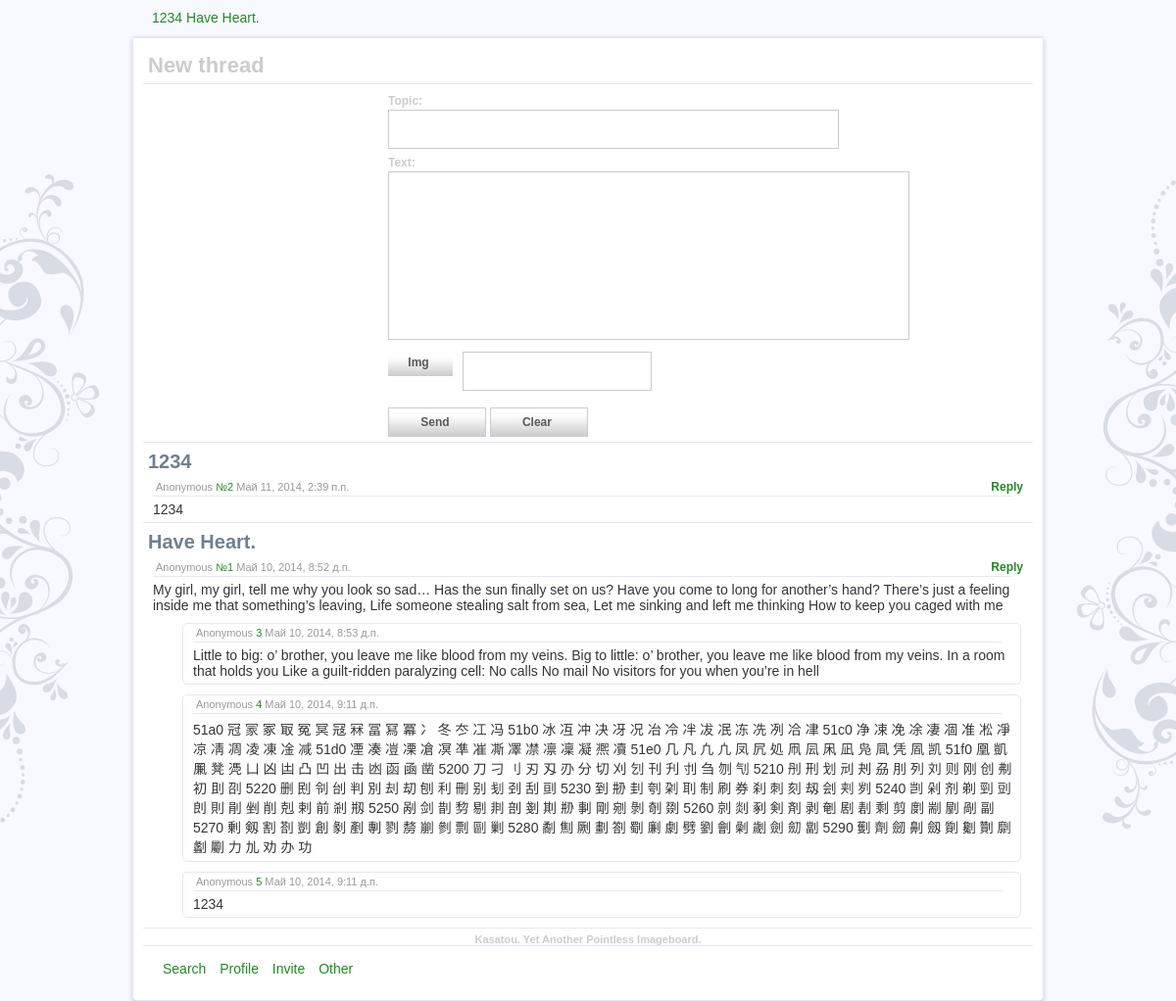
The page /b/ on the database as committed earlier.
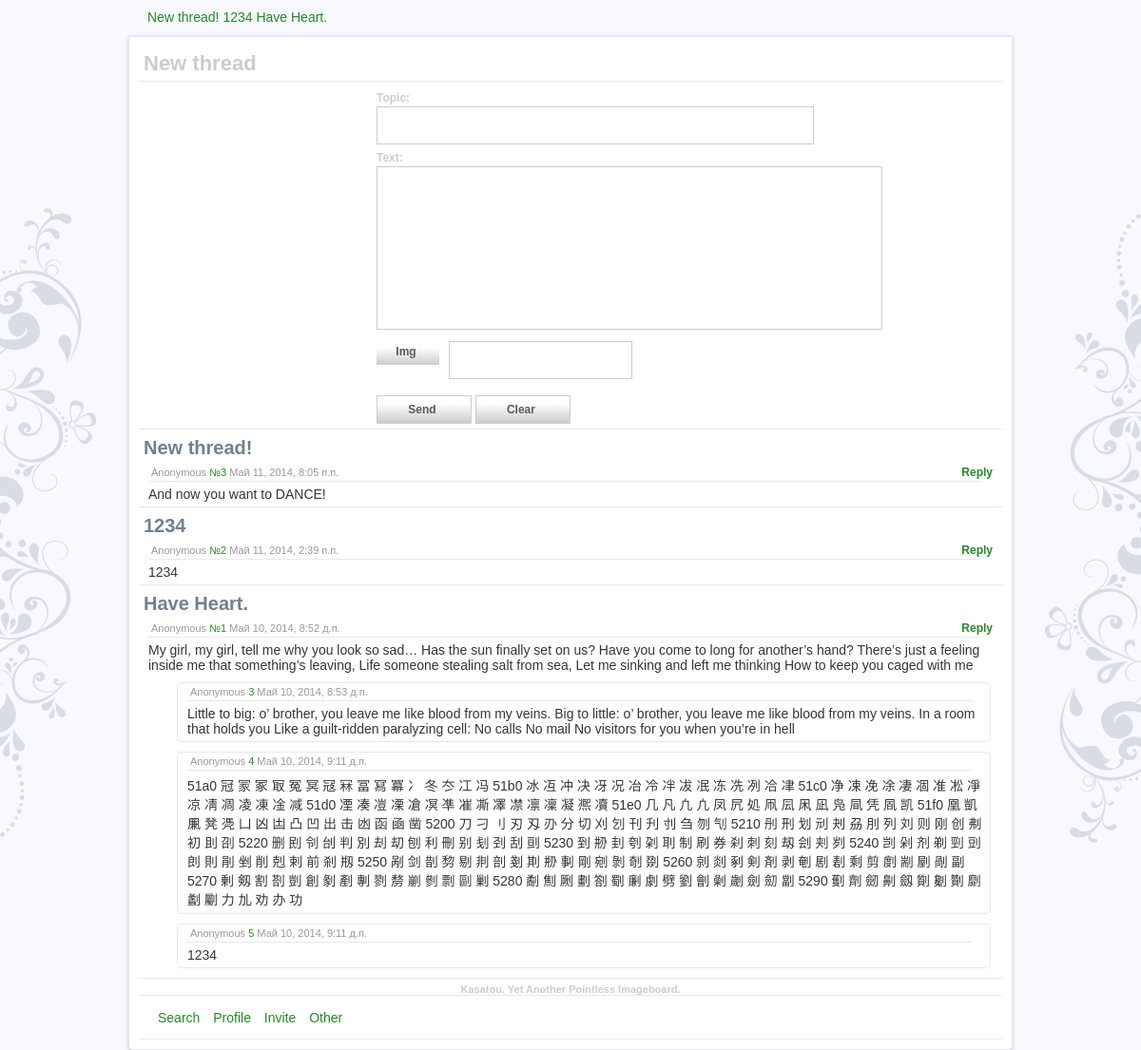
The same page on the database as committed later.
### Layers/models.py (models this page shows, shortened)
class Thread(models.Model):
    post_count = models.IntegerField(default=0)
    topic = models.CharField(max_length=40)
    update_time = models.DateTimeField('%Y-%m-%d %H:%M:%S', auto_now_add=True)
    topic = models.CharField(max_length=40, blank=False)
    text = models.TextField(max_length=3000, blank=True)
    date = models.DateTimeField('%Y-%m-%d %H:%M:%S', auto_now_add=True)
    image1 = models.ImageField(upload_to='.', blank=False)
    image2 = models.ImageField(upload_to='.', blank=True)
    archive = models.FileField(upload_to='documents', blank=True)
    board_id = models.ForeignKey(Board)
    def latest_posts(self, count=3):
        posts = reversed(Post.objects.filter(thread_id=self).order_by('-id')[:count])  # 9,8,7
        return posts

class Post(models.Model):
    topic = models.CharField(max_length=40, blank=True)
    text = models.TextField(max_length=5000, blank=True)
    date = models.DateTimeField('%Y-%m-%d %H:%M:%S', auto_now_add=True)
    image1 = models.ImageField(upload_to='.', blank=True)
    image2 = models.ImageField(upload_to='.', blank=True)
    image3 = models.ImageField(upload_to='.', blank=True)
    archive = models.FileField(upload_to='documents', blank=True)
    thread_id = models.ForeignKey(Thread)
    board_id = models.ForeignKey('board')
    objects = SearchManager()

### Layers/views.py (the view)
# urls.py: url(r'^(?P<board_name>[a-z]{1,3})/(?P<page>[1-9]?)$',views.BoardView.as_view(),name='board_view'),
class BoardView(ListView, BaseBoardClass):
    model = Thread
    template_name = "board.html"
    context_object_name = "threads"
    def get_queryset(self):
        return self.board.get_board_view()
    def get_context_data(self, **kwargs):
        context = super(BoardView, self).get_context_data(**kwargs)
        context['thread_form'] = ThreadForm()
        context['threads_menu'] = Thread.objects.all().order_by('-update_time')[:6]
        return context

### Layers/models.py
class ThreadForm(forms.ModelForm):
    def __init__(self, *args, **kwargs):
        super(ThreadForm, self).__init__(*args, **kwargs)
    class Meta:
        model = Thread
        fields = ['topic', 'text', 'image1', 'image2', 'archive', 'board_id']

### Layers/models.py (called while the page is built)
    def get_board_view(self):
        threads = Thread.objects.filter(board_id=self).order_by('-update_time')
        return [dict(thread=th, posts=th.latest_posts()) for th in threads]

    def __str__(self):
        return '/%s/' % (self.board_name)

### Layers/views.py (called while the page is built)
    def dispatch(self, *args, **kwargs):
        if 'board_name' in kwargs.keys():
            self.board = get_object_or_404(Board.objects, board_name=kwargs['board_name'])
        else:
            self.board = None
        return super(BaseBoardClass, self).dispatch(*args, **kwargs)

    def get_context_data(self,**kwargs):
        context = super(BaseBoardClass,self).get_context_data(**kwargs)
        context['board'] = self.board
        context['boards'] = Board.objects.all
        return context

### templates/board.html (shortened to what this page needs)
<!DOCTYPE html>
<html>
  {% load i18n %}
  {% autoescape off %}
  <head>
    <link rel="stylesheet" type="text/css" href="{{STATIC_URL}}main.css">
    <link rel="stylesheet" type="text/css" href="{{STATIC_URL}}light.css">
  </head>
  <body>
    <div id="main">
      <div class="threadbar">
        {% for thread in threads_menu %}
        <div class="threads">
          <span class="link"><a href="{{thread.board_id}}thread/{{thread.id}}">{{thread.topic|truncatechars:15}} </a></span>
        </div>
        {% endfor %}
      </div>
      <div id="content">
        <div class="title">New thread</div>
        <div id="mainform">
          <form action="/thread_add/" method="post" enctype="multipart/form-data">
            <div class="formrow"><div class="mformfield">Topic:</div> <input name="topic" class="edit" type="text" size="53" maxlength="53"/></div>
            <div class="formrow"><div class="mformfield">Text: </div><textarea name="text" rows="10" cols="60" name="text"></textarea> </div>
            <div class="formrow">
				<label for="upload" class="file-button" style="float:left;"> Img </label>
				<input type="text" disabled="disabled" class="edit file-name"></input>
			</div>
            <div class="formrow">
              <input class="button" id="send_thread" type="submit" value="Send" />
              <input class="button" type="reset" value="Clear"/>
            </div>
          </form>
        </div>
        {% for bundle in threads %}
        {% with thread=bundle.thread %}
        <div class="thread">
          <div class="title btitle">{{thread.topic}}</div>
          <div class="details tdetails">
            Anonymous <a href="{{thread.board_id}}thread/{{thread.id}}">№{{thread.id}}</a> {{thread.date}}
          </div>
          <div class="reply"><a href="{{thread.board_id}}thread/{{thread.id}}">Reply</a></div>
          <div class="message">
            {{thread.text}}
          </div>
          {% endwith %}
          {% for post in bundle.posts %}
          <div class="post">
            <div class="details pdetails">
              Anonymous <a href="{{post.board_id}}thread/{{post.thread_id.id}}">{{post.id}}</a> {{post.date}}
            </div>
            <div class="message">
              {{post.text}}
            </div>
          </div>
          {% endfor %}
          {% endfor %}
        </div>
        <div align="center" id="copyright"> Kasatou. Yet Another Pointless Imageboard. </div>
      </div>
      <div id="links"><span class="linkbot"><a href="/search/">Search</a></span>  <span class="linkbot"><a href="#">Profile</a></span>  <span class="linkbot"><a href="#">Invite</a></span> <span class="linkbot"><a href="#">Other</a></span></div>
  </body>
</html>
{% endautoescape %}

### Layers/static/main.css (style rules this page uses)
html { height: 100%; }
body { margin: 0; padding: 0; font-size: 14px; font-family: Verdana, Geneva, Arial, sans-serif; }
a { text-decoration: none; }
textarea { resize: none; padding: 5px; margin-top: 2px; margin-bottom: 2px; font-size: 14px; }
.edit { padding: 5px; height: 28px; margin-top: 2px; margin-bottom: 2px; font-size: 14px; }
.button { display: inline-block; width: 100px; height: 30px; padding: 5px 10px 5px 6px; font-size: 12px; text-align: center; text-decoration: none; font-weight: bold; line-height: 1; position: relative; cursor: pointer; margin-top: 10px; }
.file-button { display: table-cell; width: 50px; height: 20px; padding: 5px 10px 0px 6px; font-size: 12px; text-align: center; vertical-align: middle; text-decoration: none; font-weight: bold; line-height: 1; position: relative; cursor: pointer; margin: 2px 10px 0px 0px; }
.file-name { clear: both; }
#mainform { margin: 10px 0 0 250px; vertical-align: top; }
.mformfield { font-weight: bold; font-size: 12px; }
.formrow { margin-bottom: 5px; }
#main { width: 930px; margin: 0 auto; }
#content { padding: 10px; border-radius: 0px 0px 5px 5px; position: relative; webkit-border-radius: 0px 0px 5px 5px; //(Google Chrome) -moz-border-radius: 0px 0px 5px 5px; // (FireFox) -khtml-border-radius: 0px 0px 5px 5px; //(Safari) }
#copyright { padding-top: 5px; font-size: 11px; font-weight: bold; }
#links { height: 20px; padding: 15px 10px 10px 20px; }
.link { display: block; margin-bottom: 1px; }
.linkbot { margin-right: 10px; }
.threads { display:inline-block; }
.thread { padding-top:3px; }
.message { padding: 5px 5px 5px 10px; }
.details { padding: 3px; margin: 0 10px 0 10px; font-size: 11px; position: relative; display: inline-block; }
.pdetails { width: 820px; }
.tdetails { width: 870px; }
.post { width: 94%; margin: 5px 3px 10px 40px; border-radius: 5px 5px 5px 5px; webkit-border-radius: 5px 5px 5px 5px; //(Google Chrome) -moz-border-radius: 5px 5px 5px 5px; // (FireFox) -khtml-border-radius: 5px 5px 5px 5px; //(Safari) }
.title { padding: 5px; font-size: 22px; font-weight: bold; margin-bottom: 5px; }
.btitle { border-bottom: none; font-size: 20px; margin: 0px; }
.reply { position: absolute; right: 20px; padding-top: 2px; font-weight: bold; font-size: 12px; display: inline-block; }
.threadbar { display: inline-block; padding: 10px 0px 10px 20px; }
.imggrad:hover, { background: linear-gradient(to top, #595959 0%, rgba(255, 255, 255, 0) 35%); }

### Layers/static/light.css (style rules this page uses)
body { background: url('back.png') #F8F8FF; background-repeat: no-repeat; background-position: center center; color: #353535; }
textarea, .edit, .dropdown select { background: #ffffff; }
#content, input[type="number"], #loginform, .post, .indexbox { border: 1px solid #E6E6FA; }
#lftitle, .indextitle, .title, .details, .thread, .search-title { border-bottom: 1px solid #E6E6FA; }
.thread { border-top: 1px solid #E6E6FA; }
textarea, .edit, .button, .dropdown select { border: 1px solid #cccccc; }
.mformfield, #lftitle, #lfcontent, #copyright, .title, .indextitle, .search-title { color: #cccccc; }
a, a:hover, .inthread a:hover { color: #228B22; }
a { text-decoration: none; }
textarea { color: #555555; }
.button, .file-button { background: #ffffff; background: linear-gradient(to top, #cccccc 0%, #ffffff 75%); color: #595959; }
#content { background: #ffffff; border-top: 2px solid #E6E6FA; box-shadow: 0px 3px 5px #cccccc; }
.details { color: #999999; }
.btitle { color: #708090; border-bottom: none; }

Rows that differ between the two databases and show on the page:
added Thread: topic "New thread!", thread.topic "New thread!", thread.id "3", thread "Май 11, 2014, 8:05 п.п.", thread.text "And now you want to DANCE!"
